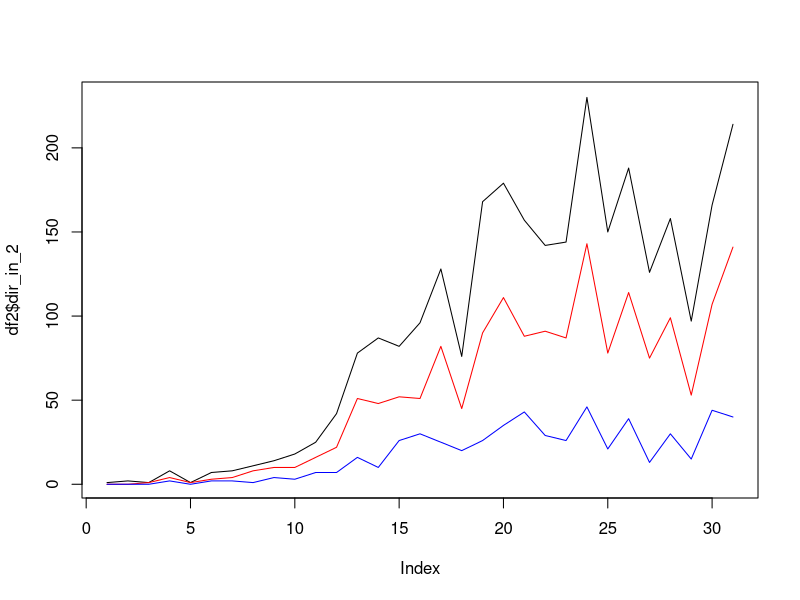

Recreate this plot in R.
## ---- chunk 1
library(tidyverse)
## ---- chunk 2
df = read.csv('subs.csv')
## ---- chunk 3
df2 = df[-1,]
df2$subdiff = diff(df$sub_millions)
plot(df2$dir_in_2, type = "l")
lines(df2$dir_in_3, col= 'red')
lines(df2$dir_in_6, col= 'blue')
## ---- chunk 4
df2 = df2[-1:-10,]
df2$quarter = c(1:length(df2$subdiff))
lm1 = lm(subdiff ~ dir_in_2 + dir_in_3 + dir_in_6 + act_in_3 + act_in_5 + act_in_10, df2)
summary(lm1)
